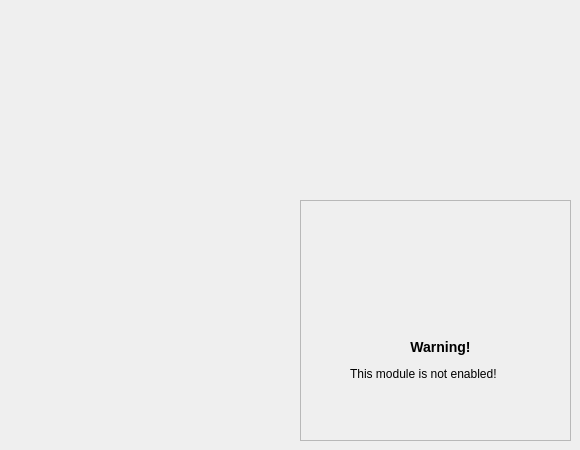
    <widget class="QWidget" name="tabNetwork">
     <attribute name="icon">
      <iconset>
       <normalon>:/Images/network-rotated.png</normalon>
      </iconset>
     </attribute>
     <attribute name="title">
      <string/>
     </attribute>
     <widget class="QFrame" name="frame_9">
      <property name="geometry">
       <rect>
        <x>300</x>
        <y>200</y>
        <width>271</width>
        <height>241</height>
       </rect>
      </property>
      <property name="frameShape">
       <enum>QFrame::Shape::StyledPanel</enum>
      </property>
      <property name="frameShadow">
       <enum>QFrame::Shadow::Raised</enum>
      </property>
      <widget class="QLabel" name="label_45">
       <property name="geometry">
        <rect>
         <x>100</x>
         <y>20</y>
         <width>71</width>
         <height>61</height>
        </rect>
       </property>
       <property name="text">
        <string/>
       </property>
       <property name="pixmap">
        <pixmap resource="resources.qrc">:/Images/warning.png</pixmap>
       </property>
       <property name="scaledContents">
        <bool>true</bool>
       </property>
       <property name="alignment">
        <set>Qt::AlignmentFlag::AlignCenter</set>
       </property>
      </widget>
      <widget class="QLabel" name="label_46">
       <property name="geometry">
        <rect>
         <x>50</x>
         <y>130</y>
         <width>181</width>
         <height>61</height>
        </rect>
       </property>
       <property name="text">
        <string>&lt;h3 align=&quot;center&quot;&gt;Warning!&lt;/h3&gt;
&lt;p&gt; This module is not enabled!&lt;/p&gt;</string>
       </property>
      </widget>
     </widget>
    </widget>
